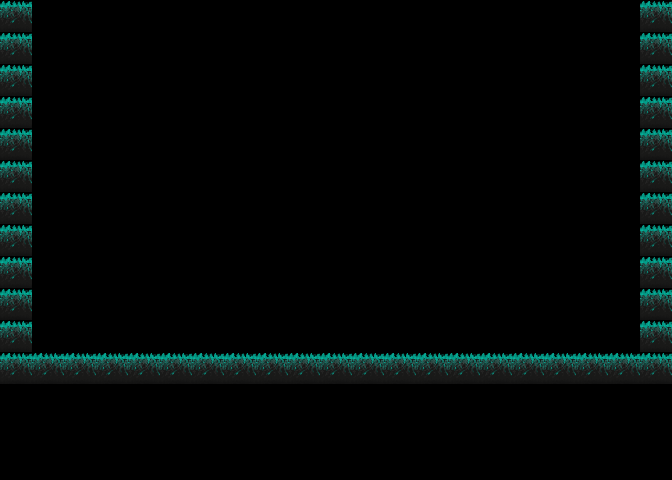

The image is a tile-based game level rendered from a .tmx file. Its description and source (layers, tilesets, objects; grid data summarised) follow:
An orthogonal 21x15 tile map with 32x32 px tiles, 1 tile layer (Front).

<map version="1.0" orientation="orthogonal" renderorder="right-down" width="21" height="15" tilewidth="32" tileheight="32">
 <tileset firstgid="1" name="tileSet" tilewidth="32" tileheight="32">
  <image source="../tileSet.png" width="96" height="32" />
 </tileset>
 <layer name="Front" width="21" height="15">
  <data>[315 cells, 43 non-empty, 1 distinct tile ids]</data>
 </layer>
</map>